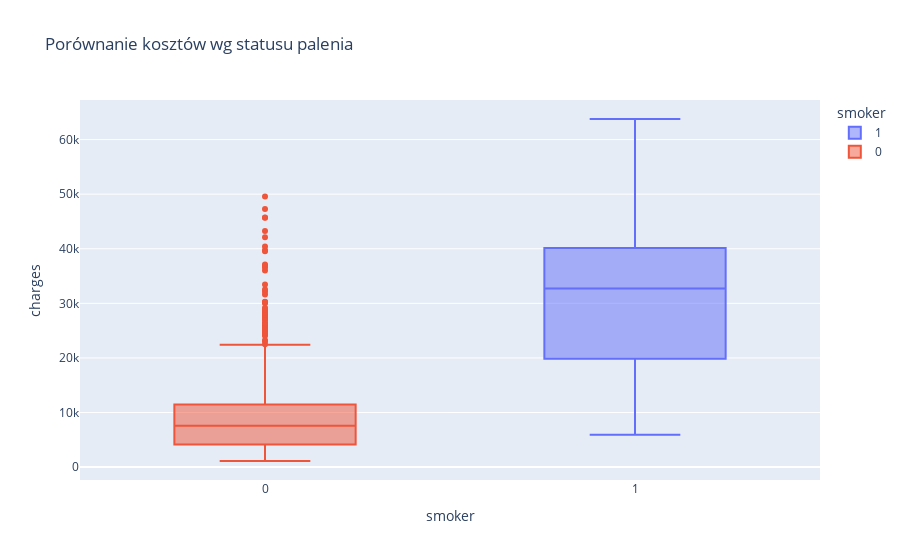

The code cell stored with this chart in its notebook:
### Code cell
fig3 = px.box(
    data, x='smoker', y='charges', color='smoker',
    title="Porównanie kosztów wg statusu palenia"
)
fig3.show()

### Figure 1 — Plotly figure (JSON) as saved in the notebook; plotly's stock layout.template omitted (floating-point values rounded to 4 significant figures; data arrays with more than 128 entries replaced by an {"elided": "..."} marker saying what was removed)
{"data": [{"alignmentgroup": "True", "hovertemplate": "smoker=%{x}<br>charges=%{y}<extra></extra>", "legendgroup": "1", "marker": {"color": "#636efa"}, "name": "1", "notched": false, "offsetgroup": "1", "orientation": "v", "showlegend": true, "x": {"elided": "247 int values"}, "x0": " ", "xaxis": "x", "y": {"elided": "247 float values"}, "y0": " ", "yaxis": "y", "type": "box"}, {"alignmentgroup": "True", "hovertemplate": "smoker=%{x}<br>charges=%{y}<extra></extra>", "legendgroup": "0", "marker": {"color": "#EF553B"}, "name": "0", "notched": false, "offsetgroup": "0", "orientation": "v", "showlegend": true, "x": {"elided": "1091 int values"}, "x0": " ", "xaxis": "x", "y": {"elided": "1091 float values"}, "y0": " ", "yaxis": "y", "type": "box"}], "layout": {"xaxis": {"anchor": "y", "domain": [0.0, 1.0], "title": {"text": "smoker"}, "categoryorder": "array", "categoryarray": [1, 0]}, "yaxis": {"anchor": "x", "domain": [0.0, 1.0], "title": {"text": "charges"}}, "legend": {"title": {"text": "smoker"}, "tracegroupgap": 0}, "title": {"text": "Porównanie kosztów wg statusu palenia"}, "boxmode": "overlay"}}
